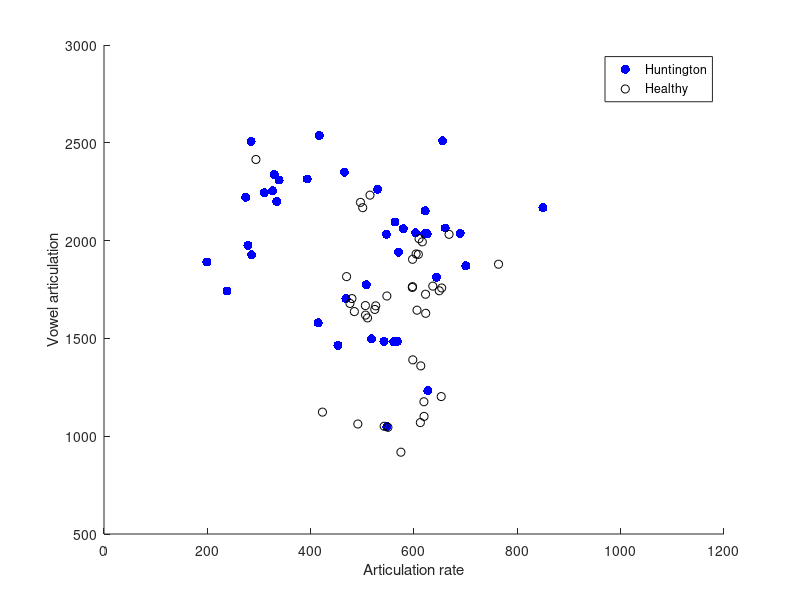

The MATLAB source for this figure: (Note: this script raises an error after producing the figure.)
% Experimental Data Analysis: Lecture 9
close all, clear all, clc

%% MATLAB EXAMPLE 1 %%
%  Logistic regression

load data;
X = data; % features

y(1:40) = 0; % the first half of data belonging to group 1
y(41:80) = 1; % the second half of data belonging to group 2

% visualize the data
figure(); hold on;
h1 = plot(X(y==0,1),X(y==0,2),'b.','MarkerSize',20);
h2 = plot(X(y==1,1),X(y==1,2)','ko','MarkerSize',6);
legend([h1 h2],{'Huntington' 'Healthy'},'Location','NorthEast');
xlabel('Articulation rate');
ylabel('Vowel articulation');

% perform a logistic regression
modelparams = glmfit(X,y','binomial','link','logit');

% compute the class assignment (probabilities) of the trained model for each data point
modelfitLR = glmval(modelparams,X,'logit') >= 0.5;

% estimate final classification accuracy
LRcorrect = sum(modelfitLR==y')/length(y)*100

% create a grid matrix to visualise the model
ax = axis; % automatically compute handles
xvals = linspace(ax(1),ax(2),1000); % range of 1. feature values
yvals = linspace(ax(3),ax(4),1000); % range of 2. feature values
[xx,yy] = meshgrid(xvals,yvals); % create a grid for image
gridX = [xx(:) yy(:)]; % transform grid into N x number of features vector suitable for classification

% perform a logistic regression with all grid points
outputimageLR = glmval(modelparams,gridX,'logit');

% transform grid back to image
outputimageLR = reshape(outputimageLR,[length(yvals) length(xvals)]);

% draw a decision boundary line
[~,h3] = contour(xvals,yvals,outputimageLR,[.5 .5]); % decision at the point 0.5
set(h3,'LineWidth',2,'LineColor',[0 0 0]);  